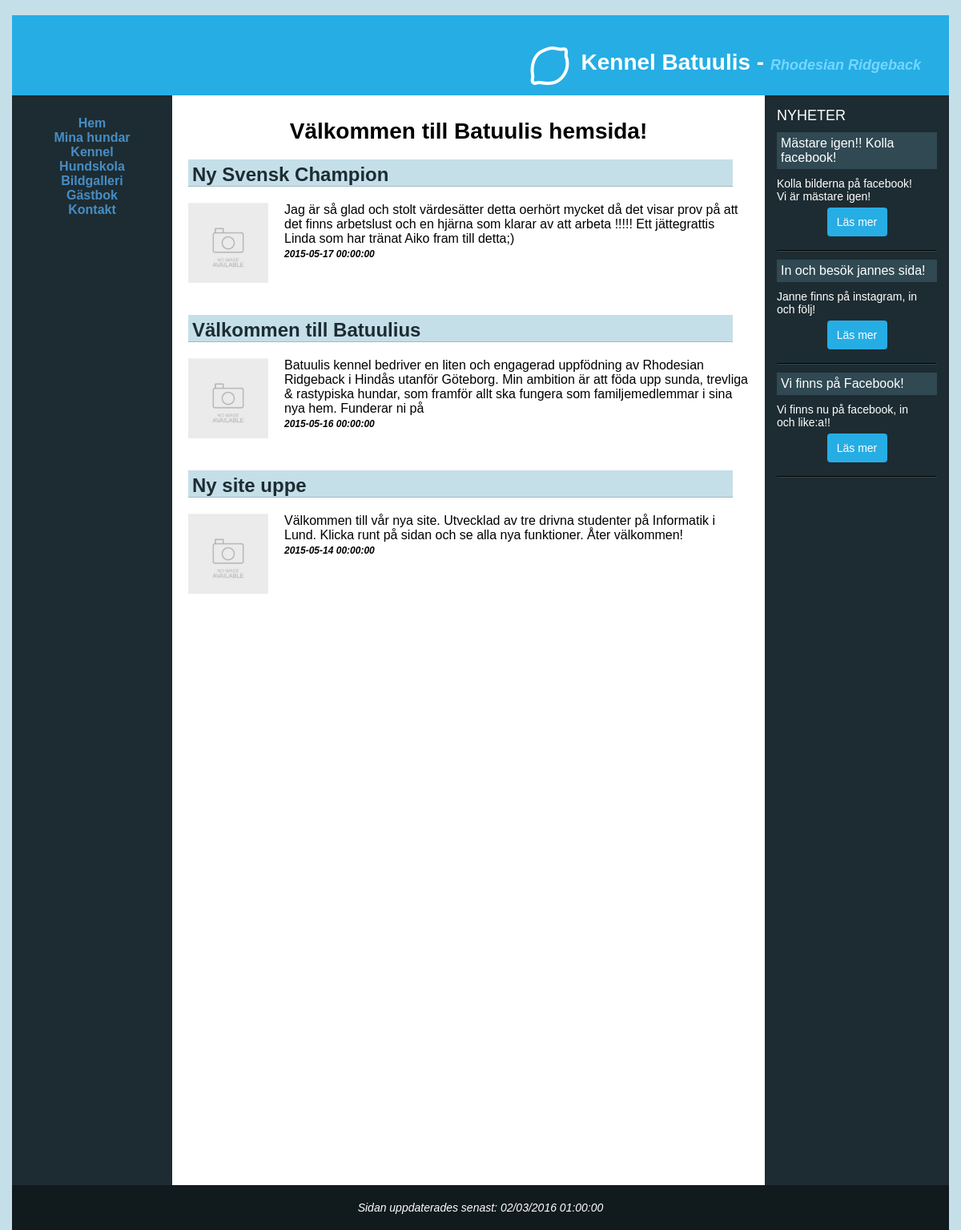
Before: / with the older database file.
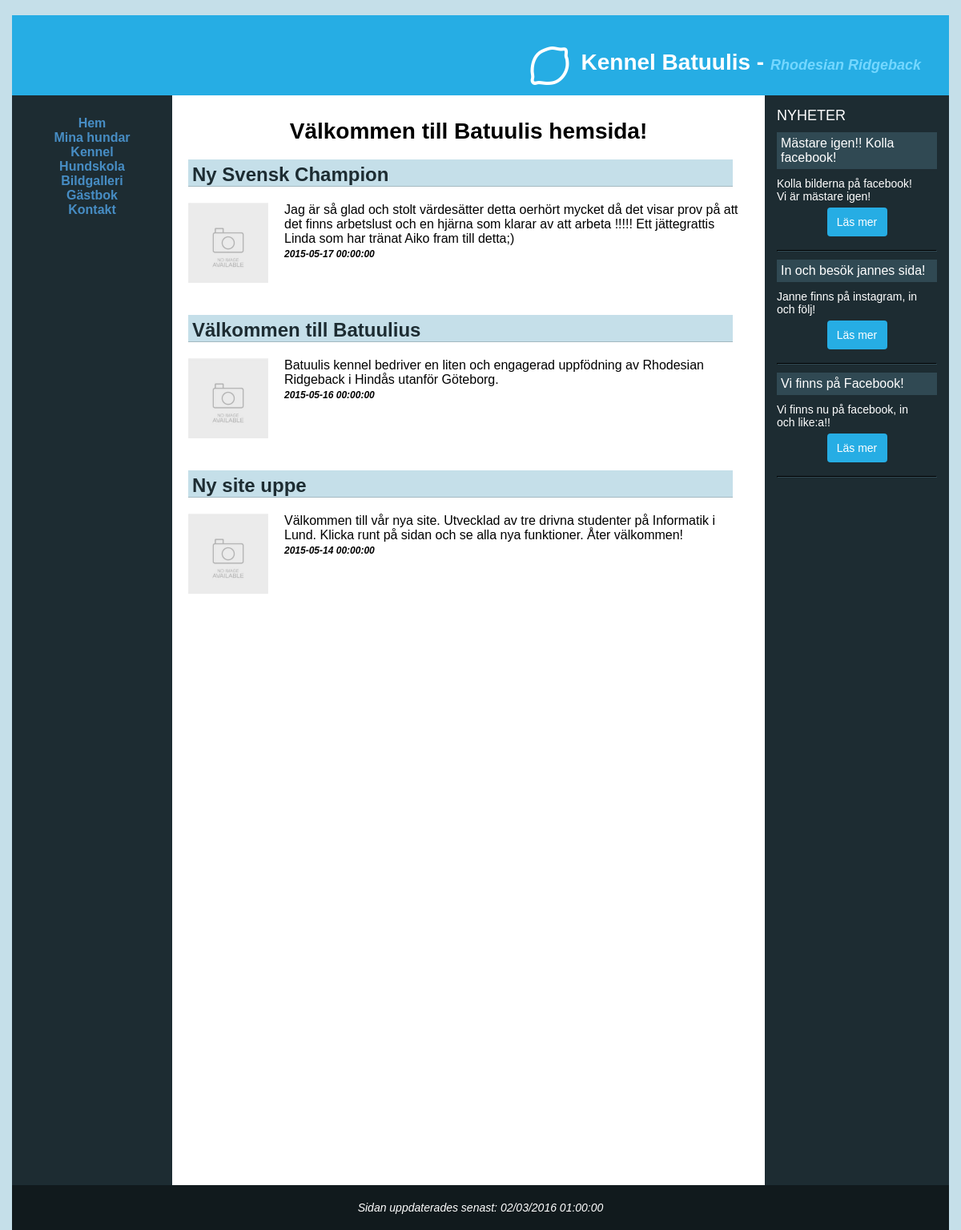
After: the same page with the newer database file.
### tables this page shows
CREATE TABLE NewsFeed (
    `NewsTitle` varchar(255) NOT NULL,
    `CreatedAt` DATETIME NOT NULL,
    `Description` varchar(255),
    `NewsImagePath` varchar(255),
    `NewsLink` varchar(255),
    PRIMARY KEY (`NewsTitle`,`CreatedAt`)
);

CREATE TABLE News (
    `Title` varchar(255) NOT NULL,
    `CreatedAt` DATETIME NOT NULL,
    `NewsText` varchar(255),
    `NewsImagePath` varchar(255),
    PRIMARY KEY (`Title`,`CreatedAt`)
);

### data/dbHelper.php (called while the page is built, shortened)
<?php
function result($err, $data){
	return array('err' => $err, 'data' => $data);
}
function createConnection(){
	$localhost = true;
	$db = null;
	if ($localhost){
		$db = new PDO("mysql:host=127.0.0.1;dbname=OperationDoge;charset=utf8mb4;", "root", "root");
	} else {
		$db = new PDO("mysql:host=mysqlsemi1.space2u.com;dbname=d36234_db6;", "d36234-db6", "jn9MGrOC");
	}
	$db->setAttribute( PDO::ATTR_ERRMODE, PDO::ERRMODE_EXCEPTION);
	return $db;
}
function createStatement($conn, $q, $p){
	$statement = $conn->prepare($q);
	$statement->setFetchMode(PDO::FETCH_ASSOC);
	return $statement;
}
function fetchAll($statement){
	return $statement->fetchAll();
}
function query($q, $p = NULL, $single = false){
	$err = null;
	$data = null;
	try {
		$conn = createConnection();
		$statement = createStatement($conn, $q, $p);
		$statement->execute($p);
		$data = ($single ? fetch($statement) : fetchAll($statement));
	} catch(PDOException $e){
		$err = $e;
	}
	return result($err, $data);
}
?>

### index.php (the view, shortened to what this page needs)
<?php
include_once 'header.php';
include_once 'aside.php';
?>
<?php
$result = query("SELECT Title, CreatedAt, NewsText, NewsImagePath FROM News ORDER BY CreatedAt DESC LIMIT 10");
if ($result['err'] == null){
	$newsData = $result['data'];
} else {
	$newsError = 'Gick inte att läsa nyheter, prova ladda om sidan.';
}
?>
<main class="height-uv">
	<div class="container">
		<div class="row">
			<div class="twelve columns">
				<h1 class="page-header">Välkommen till Batuulis hemsida!</h1>
			</div>
		</div>
	</div>
<?php
if (!isset($newsError)){
	if (count($newsData) > 0){
		foreach($newsData as $key => $n){
			if($n['NewsImagePath'] === NULL){
				$image = "noimage.jpg";
			}else{
				$image = $n['NewsImagePath'];
			}
			echo '<div class="row"><div class="twelve columns">';
			echo '<h2>';
			echo $n['Title'];
			echo '</h2>';
			echo '<img class="news-image floatleft" src="uploads/'.$image.'" width="100" height="100" alt="">';
			echo '<p class="details">';
			echo $n['NewsText'];
			echo '</p>';
			echo '<span class="news-datetime">';
			echo $n['CreatedAt'];
			echo '</span>';
			echo '<br/>';
			echo '<br class="clearleft">';
			echo '</div></div>';
		}
	} else {
		echo '<div class="row"><div class="twelve columns">';
		echo 'Finns inga nyheter att visa';
		echo '</div></div>';
	}
} else {
	echo '<div class="row"><div class="twelve columns">';
	echo $newsError;
	echo '</div></div>';
}
?>
</main>
<?php
include_once 'footer.php';
?>

### header.php (shortened to what this page needs)
<?php
    include_once 'data/dbHelper.php';
?>
<!DOCTYPE html>
<html>
<head>
    <link rel="stylesheet" href="css/style.css">
    <link rel="stylesheet" type="text/css" href="https://cdnjs.cloudflare.com/ajax/libs/skeleton/2.0.4/skeleton.css" />
    <link rel="stylesheet" type="text/css" media="all" href="css/jquery.fancybox.css">
    <link rel="stylesheet" href="https://maxcdn.bootstrapcdn.com/font-awesome/4.5.0/css/font-awesome.min.css">
    </head>
    <body>
        <div id="wrapper">
            <header>
                <h1><i class="fa fa-lemon-o fa-2x"></i><span class="logo">Kennel Batuulis - <span class="slogan">Rhodesian Ridgeback</span></span></h1>
            </header>
            <nav>
                <ul>
                    <li><a href="index.php">Hem</a></li>
                    <li><a href="mydogs.php">Mina hundar</a></li>
                    <li><a href="dogs.php">Kennel</a></li>
                    <li><a href="school.php">Hundskola</a></li>
                    <li><a href="gallery.php">Bildgalleri</a></li>
                    <li><a href="forum.php">Gästbok</a></li>
                    <li><a href="contact.php">Kontakt</a></li>
                </ul>
            </nav>

### aside.php (shortened to what this page needs)
<aside>
	<span class="aside-title">Nyheter</span>
	<?php
	$result = query("SELECT NewsTitle, CreatedAt, Description, NewsImagePath, NewsLink FROM NewsFeed ORDER BY CreatedAt DESC LIMIT 3");
	$newsFeedData = $result['data'];
	foreach($newsFeedData as $key => $n){
		echo '<div class="sidebar-item">';
		echo '<div class="news-title">';
		echo $n['NewsTitle'];
		echo '</div>';
		echo '<div class="news-desc">';
		echo $n['Description'];
		echo '</div>';
		if(strlen($n['NewsLink']) > 0){
			echo '<br><a href="'.$n['NewsLink'].'" class="news-more">Läs mer</a>';
		}
		echo '<hr class="newsfeed-sep">';
		echo '</div>';
	}
	?>
</aside>

### footer.php
   <time>
        <div id="updatedTime"></div>
    </time>
   </div>
</body>
</html>

### css/style.css (style rules this page uses)
body { background: #c5dfe9; color: #330000; font-family: "Verdana", "Arial", sans-serif; }
body, html { height: 100%; }
ul li { list-style-type: none; }
#wrapper { background: #1d2c32; min-width: 700px; max-width: 1170px; margin: 0 auto; }
header { background: #26ade4; color: #000; text-align: left; margin: 0; height: 100px; background-position: center; }
header h1 { text-align: right; position: relative; top: 35px; right: 35px; color: #fff; }
span.slogan { color: #74d7ff; font-size: 18px; font-style: italic; }
span.logo { position: relative; top: -15px; margin-left: 15px; }
nav, main, aside { min-height: 500px; }
header, nav, main, aside, time { display: block; }
img { border: none; }
h1 { display: block; font-size: 28px !important; font-weight: bold; }
h2 { background: #c5dfe9; border-bottom: 1px solid #a4b9c1; font-size: 24px !important; color: #1d2c32; padding: 5px 0 0 5px; margin-right: 20px; clear: left; }
nav { text-align: center; float: left; width: 200px; font-weight: bold; padding-top: 10px; color: #fff; }
nav a { text-decoration: none; padding-bottom: 15px; }
nav a:link { color: #478dc4; }
nav ul { padding-left: 0; list-style-type: none; }
aside { float: right; padding: 15px; font-size: 14px; width: 200px; color: #fff; height: 100%; }
aside a { color: #478dc4; }
.aside-title { font-size: 18px; margin-left: 0; text-transform: uppercase; }
.news-title { font-size: 16px; background: #304953; padding: 5px; margin-top: 10px; margin-bottom: 10px; }
.news-more { position: relative; top: -10px; padding: 10px; border-radius: 4px; background: #26ade4; color: #fff; margin: 0 auto; display: block; max-width: 55px; text-align: center; text-decoration: none; }
.newsfeed-sep { border-color: #304953; }
time { background: #111a1d; color: #fff; padding: 20px 0 20px 0; clear: both; font-size: 14px; text-align: center; font-style: italic; }
main { padding: 10px 20px 50px 20px; background: #fff; color: #000; overflow: auto; height: 100%; }
.height-uv { min-height: 1300px; }
p.details { max-width: 650px; margin: 0 auto; overflow: auto; }
.news-desc { word-wrap: break-word; text-align: justify; max-width: 180px; text-align: left; }
.news-datetime { font-style: italic; font-weight: bold; font-size: 12px; }
.floatleft { padding: 0 20px 20px 0; float: left; }
.page-header { text-align: center; }

Changed rows visible on the page:
changed news "Välkommen till Batuulius": NewsText "…i Hindås utanför Göteborg. Min ambition är att föda upp sunda, trevliga & rastypiska hundar, som framför allt ska fungera som familjemedlemmar i sina nya hem. Funderar ni på" → "Batuulis kennel bedriver en liten och engagerad uppfödning av Rhodesian Ridgeback i Hindås utanför Göteborg."
